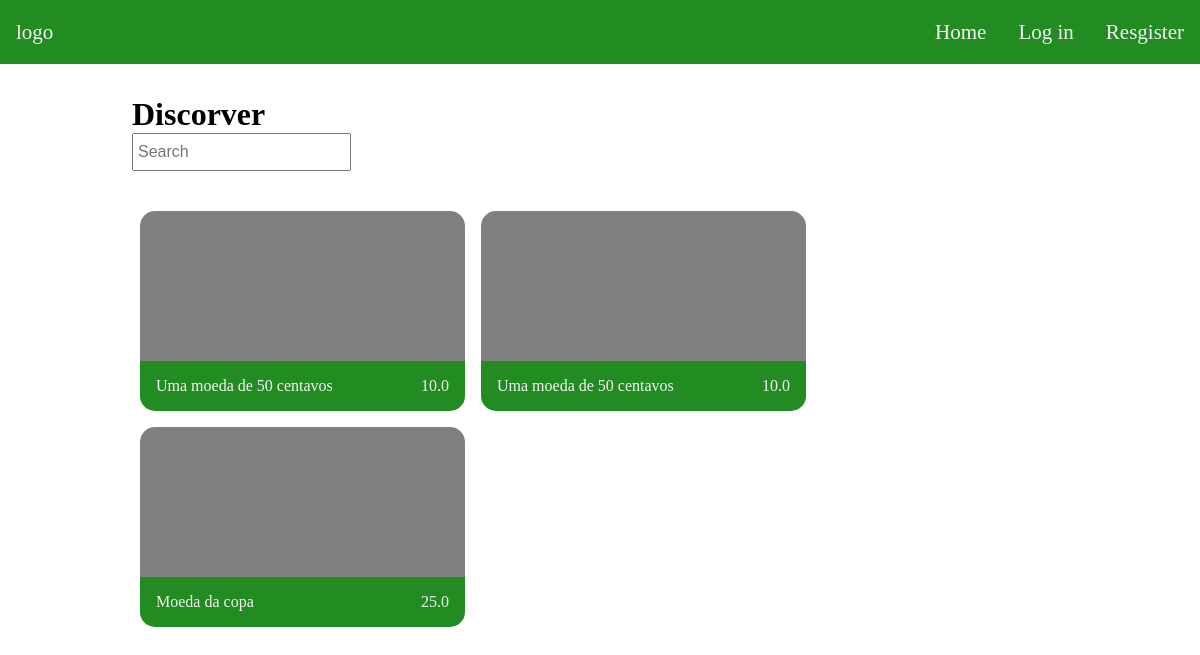
Before: / with the older database file.
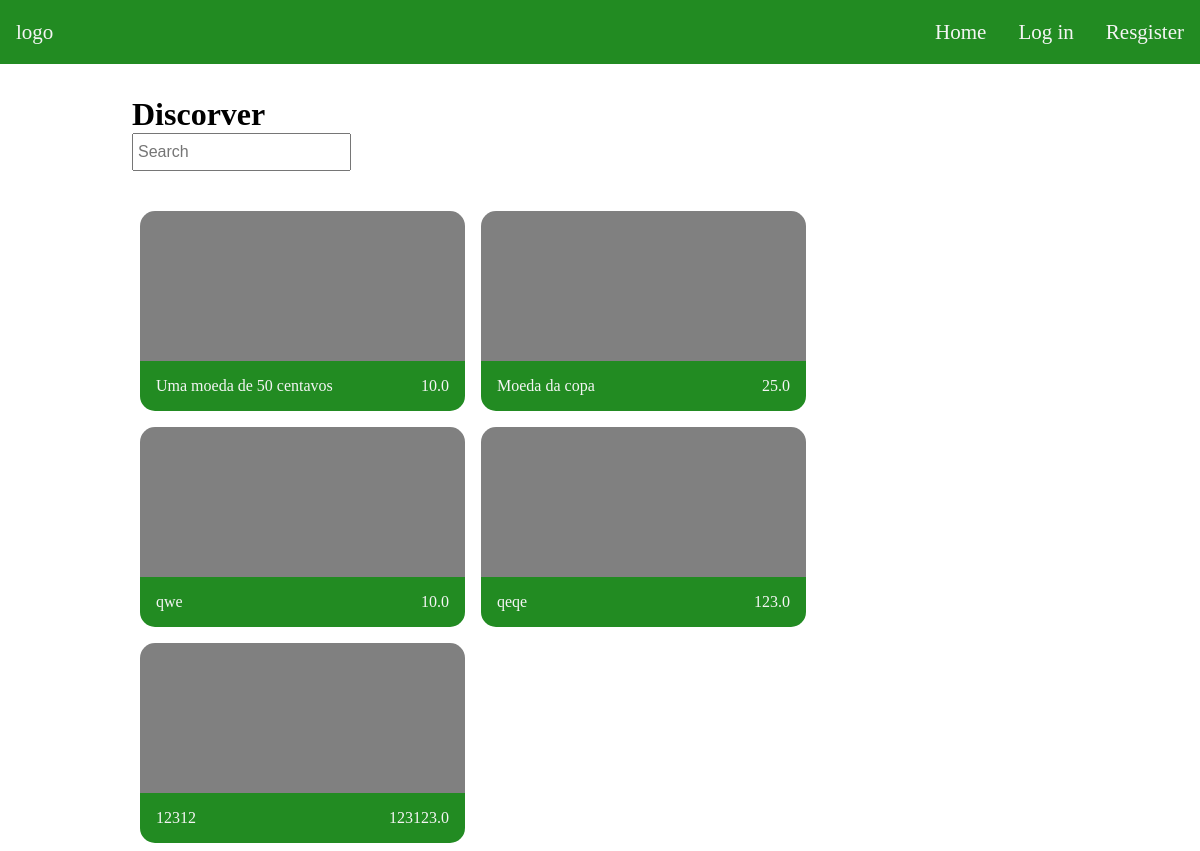
After: the same page with the newer database file.
### tables this page shows
CREATE TABLE posts (id INTEGER, extension TEXT, userId INTEGER, price REAL,title TEXT NOT NULL, description TEXT,  PRIMARY KEY(id), FOREIGN KEY(userId) REFERENCES users(id));

### application.py (the view)
@app.route("/", methods=["GET", "POST"])
def index():
    cnn = sqlite3.connect(DATABASE_NAME)
    cnn.row_factory = sqlite3.Row
    cursor = cnn.cursor()
    sql = "SELECT id, extension, title, price FROM posts"
    posts = cursor.execute(sql).fetchall()
    return render_template("/index.html", posts=posts)

### templates/index.html (shortened to what this page needs)
{% extends "layout.html" %}
{% block main %}
    <div class="container">
        <div class="home-head">
            <h1>Discorver</h1>
            <input type="text" class="search" autocomplete="off" placeholder="Search">
        </div>
        <section class="list">
            {% for post in posts %}
                <div class="post">
                    <div class="frame">
                    </div>
                    <div class="post-info">
                        <p class="title">{{post.title}}</p>
                        <p class="price">{{post.price}}</p>
                    </div>
                </div>
            {% endfor %}
        </section>
    </div>
{% endblock %}

### templates/layout.html (shortened to what this page needs)
<!DOCTYPE html>
<html lang="en">
<head>
    <link rel="stylesheet" href="{{url_for('static', filename='style.css')}}">
</head>
<body>
    <nav class="navbar">
        <a class="brand-title" href="/">logo</a>
        <ul>
            <li><a href="/">Home</a></li>
        {% if not session.userId %}
            <li><a href="/login">Log in</a></li>
            <li><a href="/register">Resgister</a></li>
        {% else %}
            <li><a href="/post">My-posts</a></li>
            <li><a href="/account">Account</a></li>
            <li><a href="/logout">Logout</a></li>
        {% endif %}
        </ul>
    </nav>
    <main>
        {% block main %}{% endblock %}
    </main>
</body>
</html>

### static/style.css (style rules this page uses)
*, body { margin: 0; padding: 0; }
.navbar { display: flex; justify-content: space-between; width: 100%; align-items: center; background-color: forestgreen; font-size: 21px; line-height: 0; }
.navbar a { color: whitesmoke; text-decoration: none; padding: 2rem 1rem; display: block; }
.navbar ul { display: flex; list-style: none; margin: 0; padding: 0; }
.search { padding: 0.5rem 0.25rem; font-size: 1rem; }
.home-head { margin: 2rem 0; }
.container { width: 78%; margin: 0 auto; align-items: center; }
.list { display: flex; flex-wrap: wrap; flex: repeat(1fr, 3); }
.post { width: 325px; height: 200px; display: flex; flex-direction: column; margin: 0.5rem; transition: 150ms ease-in; }
.post .frame { display: flex; height: 80%; background-color: gray; justify-content: space-around; border-radius: 15px 15px 0 0; }
.post-info { display: flex; justify-content: space-between; background-color: forestgreen; color: whitesmoke; padding: 1rem; border-radius: 0 0 15px 15px ; }

Changed rows visible on the page:
removed posts: title "Uma moeda de 50 centavos", price "10.0"
added posts: title "qwe", price "10.0"
added posts: title "qeqe", price "123.0"
added posts: title "12312", price "123123.0"
